Frame 1 (no input): blank canvas, image omitted
Frame 60 (the mouse pressed at the canvas centre just before this capture): blank canvas, image omitted
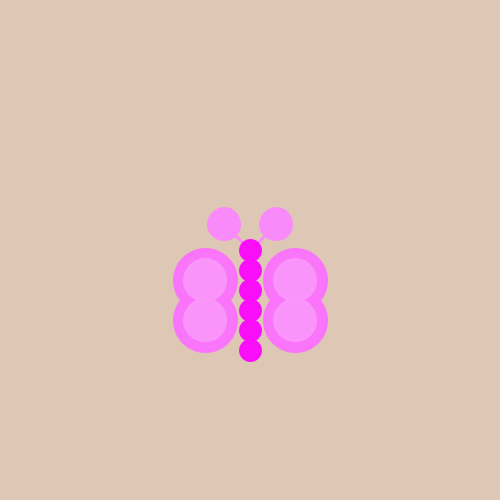
Frame 120 (the mouse held since frame 60 and released just before this capture)

The Processing sketch whose frames 1 and 60 were blank and that drew this single picture after the mouse press (run headless with seeded random() and noise(); from frame 60 on, the mouse is pressed at the canvas centre):

// Processing sketch: processing_181621
// ── processing_181621.pde

float midaCos = 20;

 void setup (){
   size (500,500);
 }
 
 void draw (){
   
   background (222,199,181);
   strokeWeight (3);
   
  //antenes
  stroke (mouseX,137, mouseY, mouseY);
  fill(mouseX,137,mouseY,mouseY);
  line (mouseX-7, mouseY-7, mouseX-25, mouseY-25);
  line (mouseX+7, mouseY-7, mouseX+25, mouseY-25);
  ellipse (mouseX-26,mouseY-26, mouseX/8, mouseY/8);
  ellipse (mouseX+26, mouseY-26, mouseX/8, mouseY/8);
  
   //cos
   stroke (mouseX,12,mouseY,mouseX);
   fill (mouseX,12,mouseY,mouseX);
   ellipse (mouseX, mouseY, midaCos, midaCos);
   ellipse (mouseX, mouseY+20, midaCos, midaCos);
   ellipse (mouseX, mouseY+40, midaCos, midaCos);
   ellipse (mouseX, mouseY+60, midaCos, midaCos);
   ellipse (mouseX, mouseY+80, midaCos, midaCos);
   ellipse (mouseX, mouseY+100, midaCos, midaCos);
   

  //ales
  fill (mouseX,115,mouseY,mouseX);
  stroke (mouseX,115,mouseY,mouseX);
  ellipse (mouseX-45, mouseY+30, mouseX/4, mouseY/4);
  ellipse (mouseX -45, mouseY+70, mouseX/4, mouseY/4);
  ellipse (mouseX+45, mouseY+30, mouseX/4, mouseY/4);
  ellipse (mouseX+45, mouseY+70, mouseX/4, mouseY/4);
  fill (mouseX,149,mouseY,mouseY);
  stroke (mouseX,149,mouseY,mouseY);
  ellipse (mouseX-45, mouseY+30, mouseX/6, mouseY/6);
  ellipse (mouseX-45, mouseY+70, mouseX/6, mouseY/6);
  ellipse (mouseX+45, mouseY+30, mouseX/6, mouseY/6);
  ellipse (mouseX+45, mouseY+70, mouseX/6, mouseY/6);
 }
  
